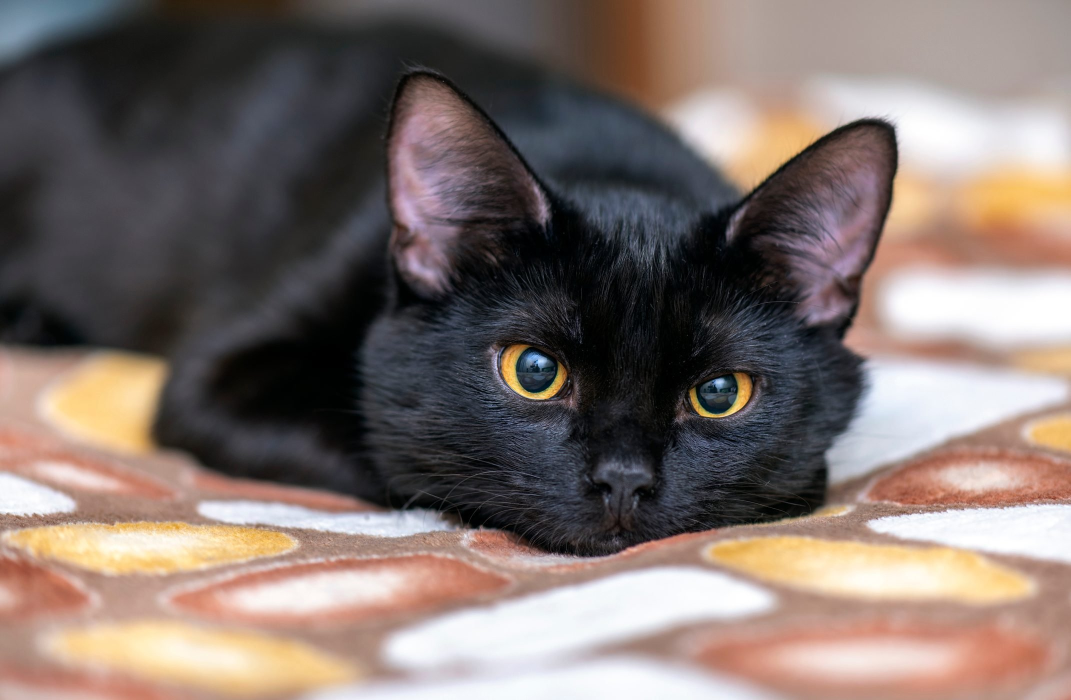
#> input picture class_3/images/cat.jpg, 2141 x 1400 px (shown at 1/2 size)
$ jupyter execute --allow-errors class_3_students.ipynb   (older library calls are emulated)   (text cells are left out)
#> lines starting #> are read from the running program, lines starting #| are printed output that depends on the picture; after the words box and inside, x2 and y2 are one past the last pixel; in counts of white or black regions, pixels touching at a corner belong together; pictures that were not available may be replaced by others from this repository, and a replacement may not be noted
[cell 1]
import cv2

# Load an image from file
img = cv2.imread('images/cat.jpg')
#> img is the input picture: shape (1400, 2141, 3); mean B, G, R 108.6, 113.9, 127.9

cv2.startWindowThread()
# Display the image
cv2.imshow('Cat', img)
# Wait for input
cv2.waitKey(0)
# close the window
cv2.destroyAllWindows()
# Mac Users hack (sic!) https://stackoverflow.com/questions/6116564/destroywindow-does-not-close-window-on-mac-using-python-and-opencv
cv2.waitKey(1)

[cell 2]
import cv2

# Load an image from file
img = cv2.imread('images/tree.jpg')
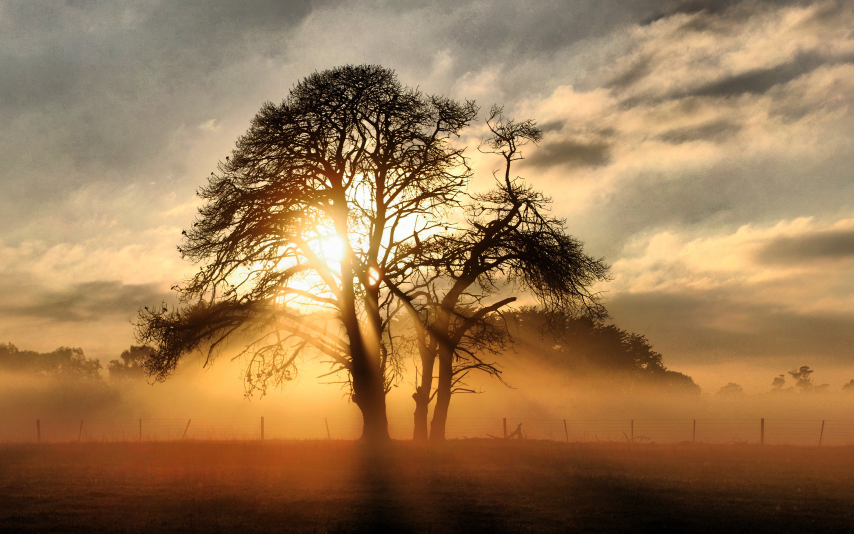
#> input picture class_3/images/tree.jpg, 2560 x 1600 px (shown at 1/3 size)
#> img is the input picture: shape (1600, 2560, 3); mean B, G, R 81.9, 120.7, 155.1

cv2.startWindowThread()

cv2.imshow('Tree', img)

cv2.waitKey(0)

cv2.destroyWindow('Tree')

cv2.waitKey(1)

[cell 3]
# Reading a video

import cv2

capture = cv2.VideoCapture('videos/ski.mp4')

while(True):
    ret, frame = capture.read()
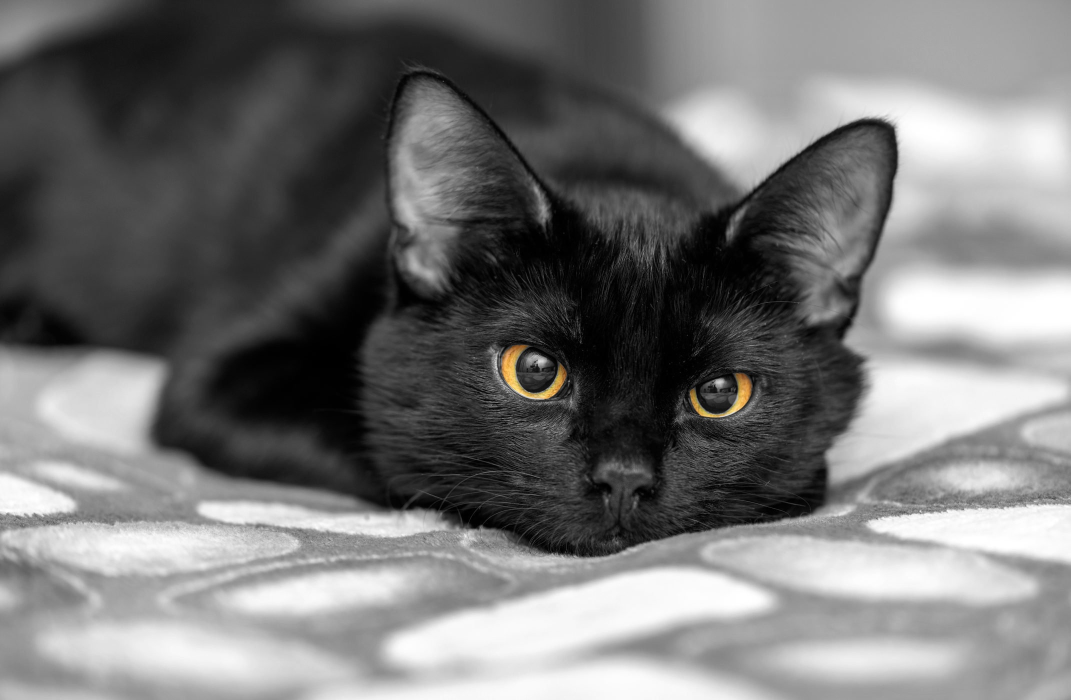
#> input picture class_3/images/cat_eyes.jpg, 2141 x 1400 px, given in place of ski.mp4, which was not available (shown at 1/2 size)
#> frame is the input picture: shape (1400, 2141, 3); mean B, G, R 117.3, 117.5, 117.6
    cv2.imshow('Ski', frame)
    if cv2.waitKey(25) & 0xFF == ord('q'):
#> (key q is pressed here)
      break

capture.release()
cv2.destroyAllWindows()
cv2.waitKey(1)

[cell 4]
def rescale_frame(frame, scale=0.50):
#> called with scale = 0.25
    width = int(frame.shape[1] * scale)
    height = int(frame.shape[0] * scale)
    dim = (width, height)
    return cv2.resize(frame, dim, interpolation = cv2.INTER_AREA)

[cell 5]
capture = cv2.VideoCapture('videos/ski.mp4')

while(True):
    ret, frame = capture.read()
    frame_resized = rescale_frame(frame, scale=0.25)
    cv2.imshow('Ski', frame)
    cv2.imshow('Ski Resized', frame_resized)
    if cv2.waitKey(25) & 0xFF == ord('q'):
#> (key q is pressed here)
      break

capture.release()
cv2.destroyAllWindows()
cv2.waitKey(1)

[cell 6]
img = cv2.imread('images/cat.jpg')
cv2.imshow('Cat', img)
cv2.imshow('Cat resized', rescale_frame(img, scale=0.25))
cv2.waitKey(0)

cv2.destroyWindow('Cat')
cv2.destroyWindow('Cat resized')

cv2.waitKey(1)

[cell 7]
import numpy as np
import cv2

[cell 8]
# Drawing a red image
blank = np.zeros((300,300,3), dtype='uint8')

blank[:] = 0, 0, 255

cv2.imshow('Blank', blank)
cv2.waitKey(0)
cv2.destroyAllWindows()
cv2.waitKey(1)

[cell 9]
# Drawing a partialy red image
blank = np.zeros((300,300,3), dtype='uint8')

blank[100:150, 100:150] = 0, 0, 255

cv2.imshow('Blank', blank)
cv2.waitKey(0)
cv2.destroyAllWindows()
cv2.waitKey(1)

[cell 10]
# Drawing a partialy red image with a rectangle
blank = np.zeros((300,300,3), dtype='uint8')

# Background
blank[100:150, 100:150] = 0, 0, 255

cv2.rectangle(blank, (200,200), (300, 300), (255,255,0), thickness=cv2.FILLED)
cv2.rectangle(blank, (0,0), (blank.shape[1]//4, blank.shape[0]//4), (0,255,0), thickness=cv2.FILLED)
cv2.circle(blank, (blank.shape[1]//2, blank.shape[0]//2), 40, (255,255,255), thickness=2)

cv2.imshow('Blank', blank)
cv2.waitKey(0)
cv2.destroyAllWindows()
cv2.waitKey(1)

[cell 11]
# Code goes here

blank = np.zeros((300,300,3), dtype='uint8')

#circle in the middle
cv2.circle(blank, (blank.shape[1]//2, blank.shape[0]//2), 75, (255,255,255), thickness=2)
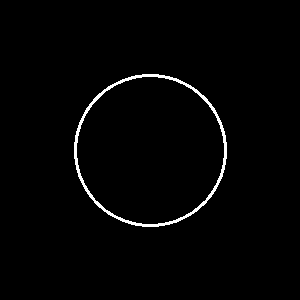
#> blank: shape (300, 300, 3); 1.6% white; 1 white region, box (x1, y1, x2, y2) and area: (74, 74, 227, 227) 1432
# circle in the top left
cv2.circle(blank, (blank.shape[1]//2-35, blank.shape[0]//3+30), 10, (255,255,255), thickness=2)
# circle in the top right
cv2.circle(blank, (blank.shape[1]//2+35, blank.shape[0]//3+30), 10, (255,255,255), thickness=2)
# half circle in the bottom
cv2.ellipse(blank, (blank.shape[1]//2, blank.shape[0]//2+20), (30, 25), 0, 0, 180, (255,255,255), thickness=2)
# straight line
cv2.line(blank, (blank.shape[1]//2-30, blank.shape[0]//2+20), (blank.shape[1]//2+30, blank.shape[0]//2+20), (255,255,255), thickness=2)
# text in top right
cv2.putText(blank, 'Hello!', (blank.shape[0]//2, blank.shape[0]//5), cv2.FONT_HERSHEY_TRIPLEX, 1.0, (255,255,255), 2)
#> blank: shape (300, 300, 3); 3.7% white; 11 white regions, largest, box (x1, y1, x2, y2) and area: (74, 74, 227, 227) 1432, (119, 169, 182, 197) 437, (151, 38, 174, 62) 317


cv2.imshow('Blank', blank)
cv2.waitKey(0)
cv2.destroyAllWindows()
cv2.waitKey(1)

[cell 12]
img = cv2.imread('images/cat.jpg')
cv2.imshow('Cat', img)

gray = cv2.cvtColor(img, cv2.COLOR_BGR2GRAY)

cv2.imshow('Gray', gray)

cv2.waitKey(0)
cv2.destroyAllWindows()
cv2.waitKey(1)

[cell 13]
img = cv2.imread('images/cat.jpg')
cv2.imshow('Cat', img)

blur = cv2.GaussianBlur(img, (13,13), cv2.BORDER_DEFAULT)

cv2.imshow('Blur', blur)

cv2.waitKey(0)
cv2.destroyAllWindows()
cv2.waitKey(1)

[cell 14]
img = cv2.imread('images/cat.jpg')
cv2.imshow('Cat', img)


canny = cv2.Canny(img, 125, 175)
#> canny: shape (1400, 2141); 1.5% white in thin lines or dots, all inside (x1, y1, x2, y2) = (0, 144, 2141, 1120)
blur = cv2.GaussianBlur(img, (9,9), cv2.BORDER_DEFAULT)
canny_blur = cv2.Canny(blur, 125, 175)
#> canny_blur: shape (1400, 2141); 0.09% white in thin lines or dots, all inside (x1, y1, x2, y2) = (9, 236, 2035, 1115)

cv2.imshow('Canny', canny)
cv2.imshow('Canny blur', canny_blur)

cv2.waitKey(0)
cv2.destroyAllWindows()
cv2.waitKey(1)

[cell 15]
img = cv2.imread('images/cat.jpg')
cv2.imshow('Cat', img)


blur = cv2.GaussianBlur(img, (9,9), cv2.BORDER_DEFAULT)
canny_blur = cv2.Canny(blur, 125, 175)
dilated = cv2.dilate(canny_blur, (3,3), iterations=3)
#> dilated: shape (1400, 2141); 0.27% white; 22 white regions (1 under 20 px), largest, box (x1, y1, x2, y2) and area: (1492, 236, 1797, 553) 1862, (1140, 1057, 1432, 1118) 1180, (1003, 689, 1130, 802) 758

cv2.imshow('Canny', canny_blur)
cv2.imshow('Dilated', dilated)

eroded = cv2.erode(dilated, (3,3), iterations=3)
#> eroded: shape (1400, 2141); 0.09% white in thin lines or dots, all inside (x1, y1, x2, y2) = (9, 239, 2035, 1118)

cv2.imshow('Eroded', eroded)

cv2.waitKey(0)
cv2.destroyAllWindows()
cv2.waitKey(1)

[cell 16]
img = cv2.imread('images/cat.jpg')
cv2.imshow('Cat', img)

resized = cv2.resize(img, (500,500), interpolation=cv2.INTER_AREA)
cv2.imshow('Resized', resized)
cv2.waitKey(0)
cv2.destroyAllWindows()
cv2.waitKey(1)

[cell 17]
img = cv2.imread('images/cat.jpg')
cv2.imshow('Cat', img)

cropped = img[600:900, 900:1600]
cv2.imshow('Cropped', cropped)
cv2.waitKey(0)
cv2.destroyAllWindows()
cv2.waitKey(1)

[cell 18]
img = cv2.imread('images/husky.jpg')
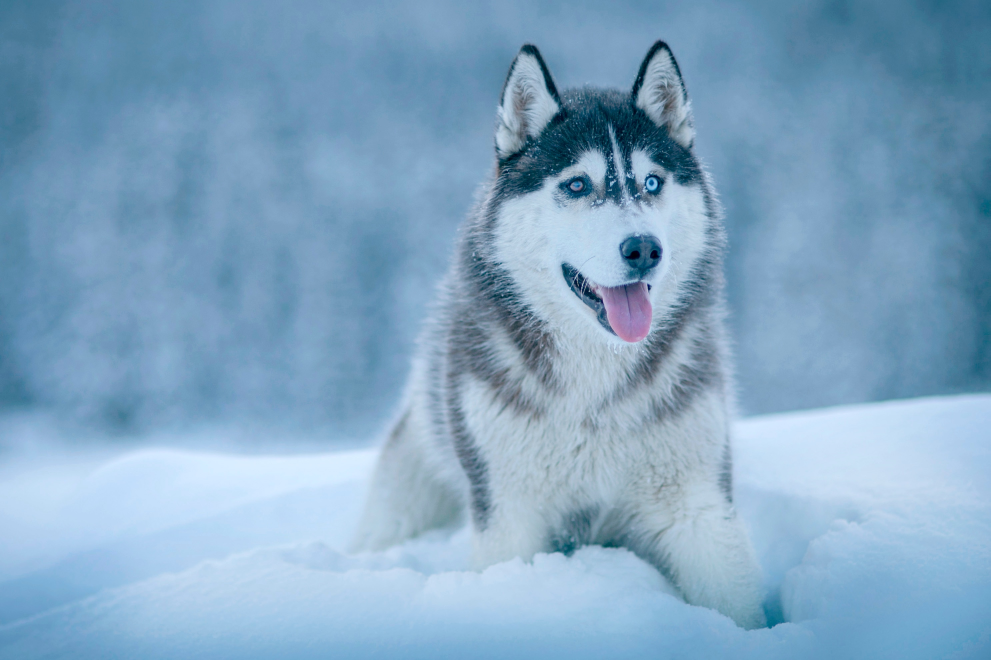
#> input picture class_3/images/husky.jpg, 2971 x 1980 px (shown at 1/3 size)
#> img is the input picture: shape (1980, 2971, 3); mean B, G, R 194.5, 165.9, 129.2
cv2.imshow('Original', img)

x_offset = 100
y_offset = 100

transMat = np. float32([[1,0 ,x_offset], [0,1,y_offset]])
dimensions = (img.shape[1], img.shape[0])
translated = cv2.warpAffine(img, transMat, dimensions)


cv2.imshow('Translated', translated)
cv2.waitKey(0)
cv2.destroyAllWindows()
cv2.waitKey(1)

[cell 19]
img = cv2.imread('images/husky.jpg')
cv2.imshow('Original', img)

angle = 45

rotateMat = cv2.getRotationMatrix2D((img.shape[1]//2, img.shape[0]//2), angle, 1)
dimensions = (img.shape[1], img.shape[0])
rotated = cv2.warpAffine(img, rotateMat, dimensions)

rotated2 = cv2.rotate(img, cv2.ROTATE_90_CLOCKWISE)

cv2.imshow('Rotated', rotated)
cv2.imshow('Rotated 2', rotated2)
cv2.waitKey(0)
cv2.destroyAllWindows()
cv2.waitKey(1)

[cell 20]
img = cv2.imread('images/husky.jpg')
cv2.imshow('Original', img)

flip = cv2.flip(img, 1)
cv2.imshow('Flip', flip)

cv2.waitKey(0)
cv2.destroyAllWindows()
cv2.waitKey(1)

[cell 21]
capture = cv2.VideoCapture('videos/ski.mp4')

while(True):
    ret, frame = capture.read()
    frame_resized = rescale_frame(frame, scale=0.25)
    cv2.imshow('Ski', frame)
    cv2.imshow('Ski Resized', frame_resized)
    if cv2.waitKey(25) & 0xFF == ord('q'):
#> (key q is pressed here)
      break

capture.release()
cv2.destroyAllWindows()
cv2.waitKey(1)

[cell 22]
img = cv2.imread('images/husky.jpg')
cv2.imshow('Original', img)

angle = 45

rotateMat = cv2.getRotationMatrix2D((img.shape[1]//2, img.shape[0]//2), angle, 1)
dimensions = (img.shape[1], img.shape[0])
rotated = cv2.warpAffine(img, rotateMat, dimensions)

rotated2 = cv2.rotate(img, cv2.ROTATE_90_CLOCKWISE)

cv2.imshow('Rotated', rotated)
cv2.imshow('Rotated 2', rotated2)
cv2.waitKey(0)
cv2.destroyAllWindows()
cv2.waitKey(1)

[cell 23]
img = cv2.imread('images/tree.jpg')
cv2.imshow('Dog', img)

# Scenario 1
gray = cv2.cvtColor(img, cv2.COLOR_BGR2GRAY)
#> gray: shape (1600, 2560)
canny = cv2.Canny(gray, 125, 175)
#> canny: shape (1600, 2560); 4.3% white in thin lines or dots

# Scenario 2 (with blur)
gray = cv2.cvtColor(img, cv2.COLOR_BGR2GRAY)
blur = cv2.GaussianBlur(gray, (5,5), cv2.BORDER_DEFAULT)
#> blur: shape (1600, 2560)
canny = cv2.Canny(blur, 125, 175)
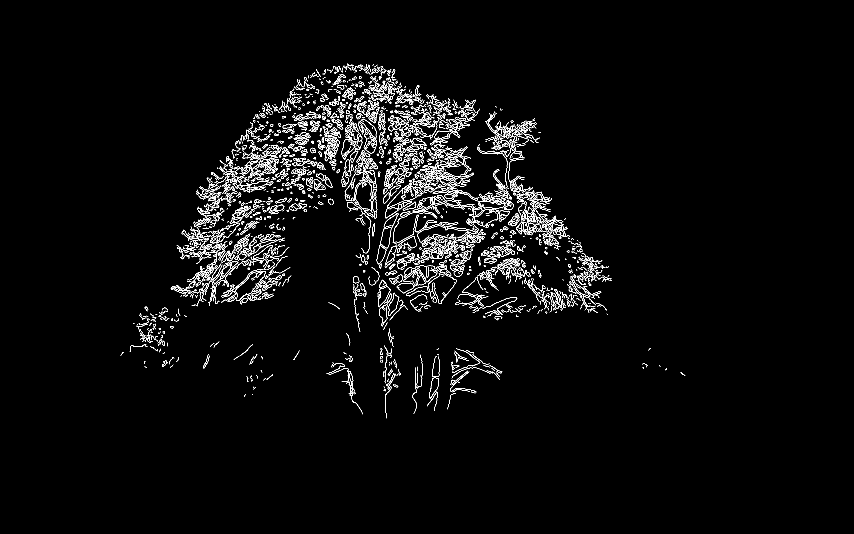
#> canny: shape (1600, 2560) (shown at 1/3 size); 2.1% white in thin lines or dots, all inside (x1, y1, x2, y2) = (362, 190, 2056, 1255)

cv2.imshow('Gray', gray)
cv2.imshow('Canny', canny)

contours, hierarchies = cv2.findContours(canny, cv2.RETR_LIST, cv2.CHAIN_APPROX_SIMPLE)
#> contours = 3611 contours, 3160 with area under 20; largest, box (x1, y1, x2, y2) and area: (1134, 860, 1172, 922) 1170, (1134, 860, 1171, 921) 1120, (756, 735, 819, 781) 892, (758, 736, 819, 781) 836, (1155, 621, 1197, 655) 690
print(f'{len(contours)} contour(s) found.')
#| 3611 contour(s) found.

cv2.waitKey(0)
cv2.destroyAllWindows()
cv2.waitKey(1)

[cell 24]
img = cv2.imread('images/cat.jpg')
cv2.imshow('Original', img)

gray = cv2.cvtColor(img, cv2.COLOR_BGR2GRAY)
cv2.imshow('Gray', gray)
hsv = cv2.cvtColor(img, cv2.COLOR_BGR2HSV)
#> hsv: shape (1400, 2141, 3); mean H, S, V 65.6, 55.6, 131.8
cv2.imshow('hsv', hsv)
lab = cv2.cvtColor(img, cv2.COLOR_BGR2LAB)
#> lab: shape (1400, 2141, 3); mean of channels 0, 1, 2 121.3, 132.8, 132.7
cv2.imshow('lab', lab)
rgb = cv2.cvtColor(img, cv2.COLOR_BGR2RGB)
cv2.imshow('rgb', rgb)

cv2.waitKey(0)
cv2.destroyAllWindows()
cv2.waitKey(1)

[cell 25]
img = cv2.imread('images/parrot.jpg')
cv2.imshow('Original', img)

#> (the rest of this cell did not finish here and is left out)

[cell 26]
img = cv2.imread('images/parrot.jpg')
cv2.imshow('Original', img)

#> (the rest of this cell did not finish here and is left out)

[cell 27]
img = cv2.imread('images/cat.jpg')
# cv2.imshow('Original', img)

blank = np.zeros(img.shape[:2], dtype='uint8')

circle = cv2.circle(blank.copy(), (img.shape[1]//2, img.shape[0]//2), 350, 255, -1)
# cv2.imshow('Circle', circle)

bitwise_and = cv2.bitwise_and(img, img, mask=circle)
cv2.imshow('Bitwise AND', bitwise_and)

bitwise_not = cv2.bitwise_not(img, img, mask=circle)
cv2.imshow('Bitwise NOT', bitwise_not)

# cv2.imshow('Circle', circle)
cv2.waitKey(0)
cv2.destroyAllWindows()
cv2.waitKey(1)

[cell 28]
# Display an image of a cat. Do a bitwise operations to mask out the cat's yellow eyes. Use color channels . Add greyscale to everything else.

img = cv2.imread('images/cat.jpg')

blank = np.zeros(img.shape[:2], dtype='uint8')
circle = cv2.circle(blank.copy(), (img.shape[1]//2 + 180, img.shape[0]//2 + 50), 275, 255, -1)

hsv = cv2.cvtColor(img, cv2.COLOR_BGR2HSV)
cv2.imshow('hsv', hsv)


bitwise_and = cv2.bitwise_and(img, img, mask=circle)
cv2.imshow('Bitwise AND', bitwise_and)
# Detect yellow collor in the bitwise_and image
mask = cv2.inRange(bitwise_and, (80, 100, 0), (255, 255, 255))
#> mask: shape (1400, 2141); 0.4% white; 786 white regions (734 under 20 px), largest, box (x1, y1, x2, y2) and area: (1005, 701, 1119, 800) 2637, (1399, 779, 1494, 835) 1244, (979, 694, 1044, 798) 1114
cv2.imshow('Mask', mask)

# Bitwise AND the mask and the original image to extract the yellow eyes
eyes = cv2.bitwise_and(img, img, mask=mask)

# Create a grayscale version of the image
gray = cv2.cvtColor(img, cv2.COLOR_BGR2GRAY)

mask_inv = cv2.bitwise_not(mask)
gray_masked = cv2.bitwise_and(gray, gray, mask=mask_inv)

# Invert the mask and apply it to the grayscale image to turn everything else into grayscale

# Combine the extracted yellow eyes and the grayscale image
result = cv2.add(cv2.cvtColor(gray,cv2.COLOR_GRAY2RGB), eyes)

# Display the original image and the result
# cv2.imshow('Original Image', img)
# cv2.imshow('Mask', circle)
cv2.imshow('Masked Image', result)

cv2.waitKey(0)
cv2.destroyAllWindows()
cv2.waitKey(1)

[cell 29]
img = cv2.imread('images/husky.jpg')
cv2.imshow('Original', img)

angle = 45

rotateMat = cv2.getRotationMatrix2D((img.shape[1]//2, img.shape[0]//2), angle, 1)
dimensions = (img.shape[1], img.shape[0])
rotated = cv2.warpAffine(img, rotateMat, dimensions)

rotated2 = cv2.rotate(img, cv2.ROTATE_90_CLOCKWISE)

cv2.imshow('Rotated', rotated)
cv2.imshow('Rotated 2', rotated2)
cv2.waitKey(0)
cv2.destroyAllWindows()
cv2.waitKey(1)

[cell 30]
img = cv2.imread('images/cat.jpg')

# Might be useful to start with:
# Convert the image to HSV space
hsv = cv2.cvtColor(img, cv2.COLOR_BGR2HSV)
# Define lower and upper bounds of yellow color in HSV space
lower_yellow = np.array([10, 100, 100])
upper_yellow = np.array([30, 255, 255])
# Create a mask of yellow pixels
yellow_mask = cv2.inRange(hsv, lower_yellow, upper_yellow)
#> yellow_mask: shape (1400, 2141); 4.7% white; 120 white regions (87 under 20 px), largest, box (x1, y1, x2, y2) and area: (1226, 0, 1364, 217) 25287, (1888, 348, 2141, 486) 22529, (119, 713, 327, 910) 22253


#
# Code goes here
#


cv2.imshow('Original Image', img)
cv2.imshow('Yellow Eyes', result)
cv2.waitKey(0)
cv2.destroyAllWindows()
cv2.waitKey(1)

[cell 31]
img = cv2.imread('images/cat.jpg')
cv2.imshow('Dog', img)

gray = cv2.cvtColor(img, cv2.COLOR_BGR2GRAY)

ret, thresh = cv2.threshold(gray, 75, 255, cv2.THRESH_BINARY)
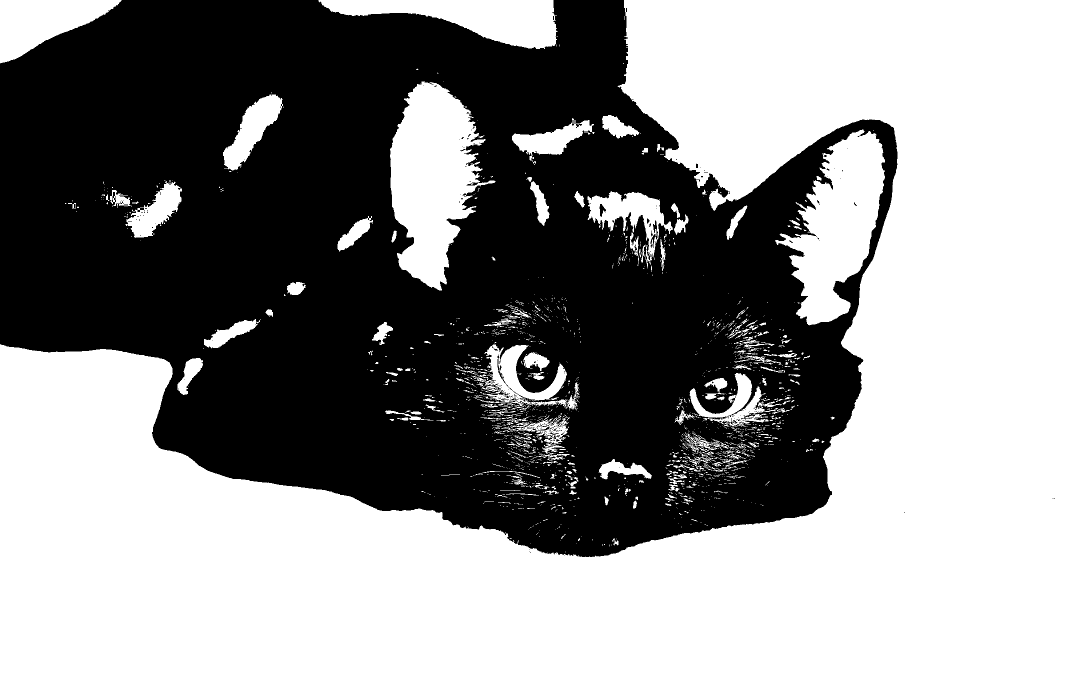
#> thresh: shape (1400, 2141) (shown at 1/2 size); 56.5% white; 275 black regions (258 under 20 px), largest, box (x1, y1, x2, y2) and area: (0, 0, 1795, 1114) 1300878, (1301, 441, 1316, 496) 264, (1199, 408, 1212, 434) 173
cv2.imshow('Thresh', thresh)

ret, thresh_inv = cv2.threshold(gray, 75, 255, cv2.THRESH_BINARY_INV)
cv2.imshow('Thresh Inv', thresh_inv)

adaptive_thresh_m = cv2.adaptiveThreshold(gray, 255, cv2.ADAPTIVE_THRESH_MEAN_C, cv2.THRESH_BINARY, 13, 5)
cv2.imshow('Adaptive Thresh Mean', adaptive_thresh_m)

adaptive_thresh_g = cv2.adaptiveThreshold(gray, 255, cv2.ADAPTIVE_THRESH_GAUSSIAN_C, cv2.THRESH_BINARY, 13, 5)
cv2.imshow('Adaptive Thresh Gaussian', adaptive_thresh_g)

cv2.waitKey(0)
cv2.destroyAllWindows()
cv2.waitKey(1)

[cell 32]
img = cv2.imread('images/cat.jpg')
cv2.imshow('Original', img)

gray = cv2.cvtColor(img, cv2.COLOR_BGR2GRAY)
cv2.imshow('Gray', gray)

# Laplacian
lap = cv2.Laplacian(gray, cv2.CV_64F)
lap = np.uint8(np.absolute(lap))
cv2.imshow('Laplacian', lap)

# Sobel
sobelx = cv2.Sobel(gray, cv2.CV_64F, 1, 0)
sobely = cv2.Sobel(gray, cv2.CV_64F, 0, 1)
combined_sobel = cv2.bitwise_or(sobelx, sobely)

cv2.imshow('Sobel X', sobelx)
cv2.imshow('Sobel Y', sobely)
cv2.imshow('Combined Sobel', combined_sobel)

cv2.waitKey(0)
cv2.destroyAllWindows()
cv2.waitKey(1)

[cell 33]
import cv2
img = cv2.imread('images/woman.jpg')
cv2.imshow('Original', img)

#> (the rest of this cell did not finish here and is left out)

[cell 34]
import cv2
img = cv2.imread('images/family.jpg')
cv2.imshow('Original', img)

#> (the rest of this cell did not finish here and is left out)

[cell 35]
import cv2
img = cv2.imread('images/employees.jpg')
cv2.imshow('Original', img)

#> (the rest of this cell did not finish here and is left out)

[cell 36]
import os

DIR = r'images/recognizer'
#> (the rest of this cell did not finish here and is left out)

#> (a cell that did not finish here is left out)

[cell 38]
import numpy as np
import cv2

face_recognizer = cv2.face.LBPHFaceRecognizer_create()

#> (the rest of this cell did not finish here and is left out)

[cell 39]
DIR = r'images/recognizer'
#> (the rest of this cell did not finish here and is left out)

[cell 40]
import cv2

cam = cv2.VideoCapture(0)
haar_cascade_face = cv2.CascadeClassifier('haar_face.xml')


while True:
    check, frame = cam.read()

    gray = cv2.cvtColor(frame, cv2.COLOR_BGR2GRAY)
    cv2.imshow('Test', gray)

    key = cv2.waitKey(1)
#> (key q is pressed here)
    if key == 27:
        break

cam.release()
cv2.destroyAllWindows()
cv2.waitKey(1)

[cell 41]
import cv2

cam = cv2.VideoCapture(0)

haar_cascade_face = cv2.CascadeClassifier('haar_smile.xml')

while True:
    check, frame = cam.read()

    gray = cv2.cvtColor(frame, cv2.COLOR_BGR2GRAY)
    cv2.imshow('gray', gray)

    faces_rect = haar_cascade_face.detectMultiScale(gray, scaleFactor=1.1, minNeighbors=10)
#> faces_rect = 38 rows, first 6: [860, 221, 63, 31], [952, 491, 75, 37], [928, 837, 87, 43], [1466, 773, 89, 45], [1375, 799, 104, 52], [1304, 932, 83, 41]
    for (x, y, w, h) in faces_rect:
        cv2.rectangle(frame, (x, y), (x+w, y+h), (0, 255, 0), thickness=2)
#> this loop made 38 passes

    cv2.imshow('Detected Face', frame)

    key = cv2.waitKey(1)
#> (key q is pressed here)
    if key == 27:
        break

cam.release()
cv2.destroyAllWindows()
cv2.waitKey(1)
#> Out = 113
